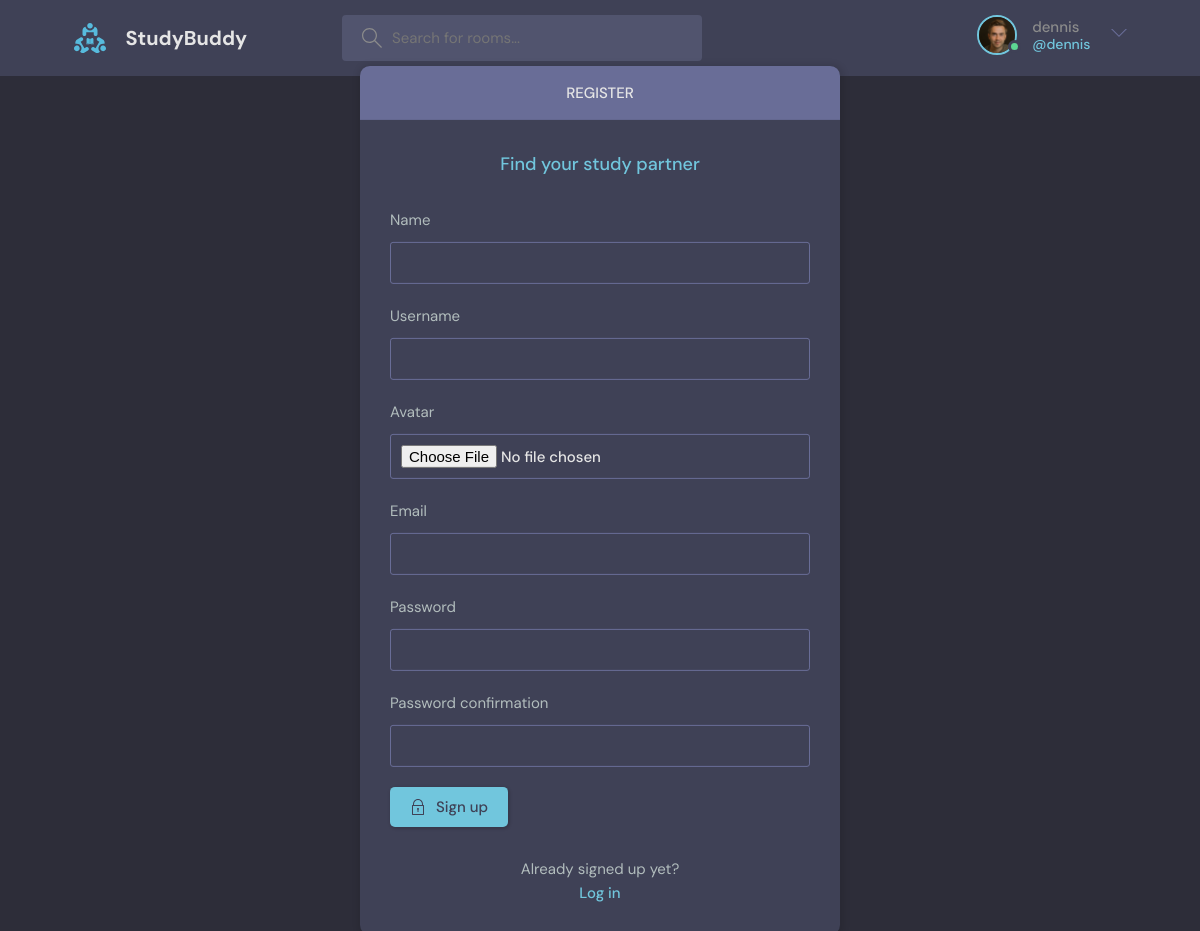
Screenshot of /registerpage/ (signed in) with the database file from the repository.
### base/models.py (models this page shows)
class User(AbstractUser):
  name=models.CharField(max_length=200,null=True)
  email=models.EmailField(unique=True,null=True)
  bio=models.TextField(null=True)
  avatar=models.ImageField(null=True,default="avatar.svg")
  USERNAME_FIELD = 'email'
  REQUIRED_FIELDS = []

### base/views.py (the view, shortened to what this page needs)
# urls.py: path('registerpage/',views.registerpage,name="register-page"),
def registerpage(request):
  form=MyUsercreationForm()
  context={'form':form}
  return render(request,'base/login.html',context)

### base/forms.py
class MyUsercreationForm(UserCreationForm):
  class Meta:
    model=User
    fields=['name','username','avatar','email','password1','password2']

### base/templates/base/login.html (shortened to what this page needs)
{% extends 'main.html' %}
{% block content %}
    <main class="auth layout">
      {% if page == 'loginpage' %}
      <div class="container">
        <div class="layout__box">
          <div class="layout__boxHeader">
            <div class="layout__boxTitle">
              <h3>Login</h3>
            </div>
          </div>
          <div class="layout__body">
            <h2 class="auth__tagline">Find your study partner</h2>
            <form class="form" action="#" method="POST">
              {% csrf_token %}
              <div class="form__group form__group">
                <label for="room_name">Email</label>
                <input id="username" name="email" type="text" placeholder="email..." />
              </div>
              <div class="form__group">
                <label for="password">Password</label>
                <input
                  id="password"
                  name="password"
                  type="password"
                  placeholder="......"
                />
              </div>
              <button class="btn btn--main" type="submit">
                <svg
                  version="1.1"
                  xmlns="http://www.w3.org/2000/svg"
                  width="32"
                  height="32"
                  viewBox="0 0 32 32"
                >
                  <title>lock</title>
                  <path
                    d="M27 12h-1v-2c0-5.514-4.486-10-10-10s-10 4.486-10 10v2h-1c-0.553 0-1 0.447-1 1v18c0 0.553 0.447 1 1 1h22c0.553 0 1-0.447 1-1v-18c0-0.553-0.447-1-1-1zM8 10c0-4.411 3.589-8 8-8s8 3.589 8 8v2h-16v-2zM26 30h-20v-16h20v16z"
                  ></path>
                  <path
                    d="M15 21.694v4.306h2v-4.306c0.587-0.348 1-0.961 1-1.694 0-1.105-0.895-2-2-2s-2 0.895-2 2c0 0.732 0.413 1.345 1 1.694z"
                  ></path>
                </svg>
                Login
              </button>
            </form>
            <div class="auth__action">
              <p>Haven't signed up yet?</p>
              <a href="{% url 'register-page'%}" class="btn btn--link">Sign Up</a>
            </div>
          </div>
        </div>
      </div>
      {% else %}
      <div class="container">
        <div class="layout__box">
          <div class="layout__boxHeader">
            <div class="layout__boxTitle">
              <h3>Register</h3>
            </div>
          </div>
          <div class="layout__body">
            <h2 class="auth__tagline">Find your study partner</h2>
            <form class="form" action="#" method="POST">
              {% for field in form %}
              <div class="form__group form__group">
                <label for="room_name">{{field.label}}</label>
                {{field}}
              </div>
              {%endfor%}
              <button class="btn btn--main" type="submit">
                Sign up
              </button>
            </form>
            <div class="auth__action">
              <p>Already signed up yet?</p>
              <a href="{% url 'Login-page' %}" class="btn btn--link">Log in</a>
            </div>
          </div>
        </div>
      </div>
      {%endif%}
    </main>
{% endblock %}

### templates/navigatin.html (shortened to what this page needs)
{% load static%}
<header class="header header--loggedIn">
  <div class="container">
    <a href="{% url 'home' %}" class="header__logo">
      <img src="{% static 'imagess/logo.svg' %}" />
      <h1>StudyBuddy</h1>
    </a>
    <form class="header__search" method="GET" action="{% url 'home' %}">
      <label>
        <input name="q" placeholder="Search for rooms..." />
      </label>
    </form>
    <nav class="header__menu">
      {% if request.user.is_authenticated%}
      <div class="header__user">
        <a href="{% url 'userprofile' request.user.id %}">
          <div class="avatar avatar--medium active">
            <img src="{{user.avatar.url}}" />
          </div>
          <p>{{request.user.username}} <span>@{{request.user.username}}</span></p>
        </a>
        <button class="dropdown-button">
          <svg version="1.1" xmlns="http://www.w3.org/2000/svg" width="32" height="32" viewBox="0 0 32 32">
            <title>chevron-down</title>
            <path d="M16 21l-13-13h-3l16 16 16-16h-3l-13 13z"></path>
          </svg>
        </button>
      </div>
      {%else%}
      <a href="{% url 'Login-page'%}">
        <img src="{% static 'imagess/avatar.svg' %}" />
        <p>Login</p>
      </a>
      {%endif%}
    </nav>
  </div>
</header>

### rows the page displays
User: avatar (picture), user.username "dennis"

### other values shown
{{ field.label }} "Name" "Username" "Avatar" "Email" "Password" "Password confirmation"
